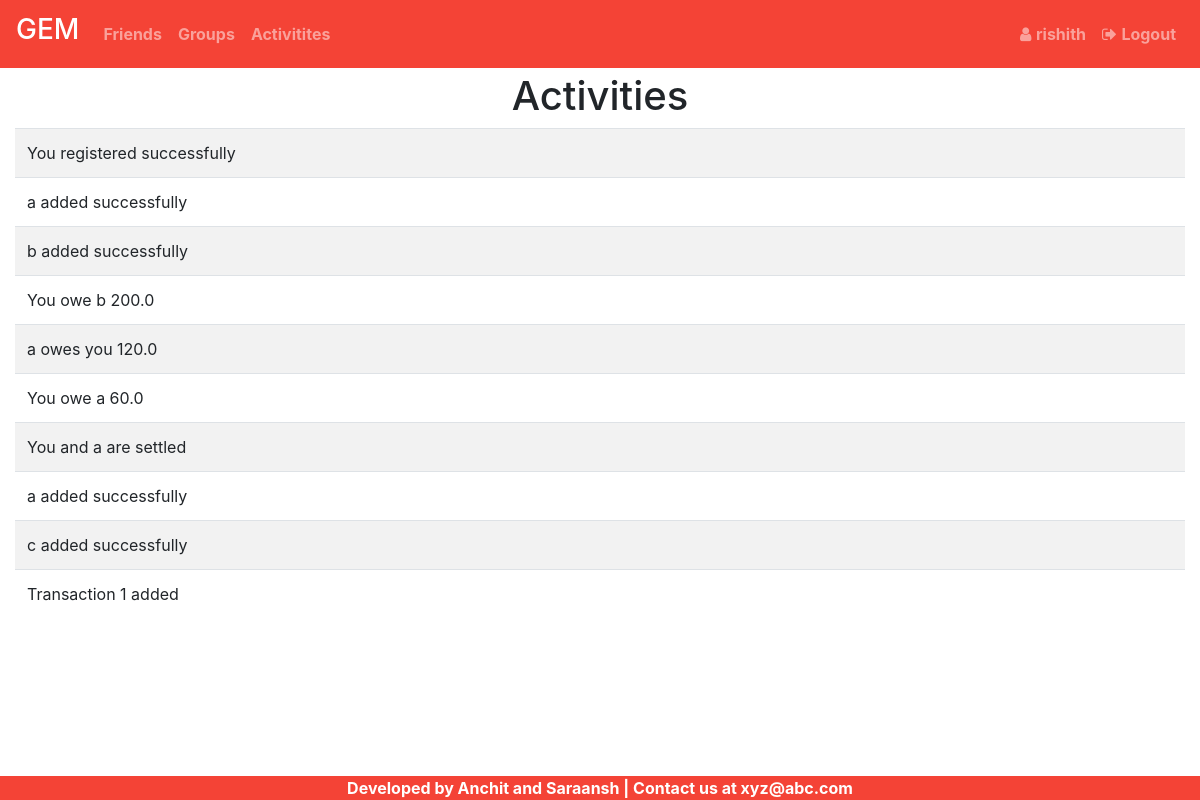
Page /activity/infinity (signed in) on the committed database.
### gem/models.py (models this page shows, shortened)
class User(UserMixin,db.Model):
	id=db.Column(db.Integer,primary_key=True)
	name=db.Column(db.String(100),index=True)
	username=db.Column(db.String(100),index=True,unique=True)
	email=db.Column(db.String(150),index=True,unique=True)
	pno=db.Column(db.String(20),index=True,unique=True)
	password=db.Column(db.String(100))
	city=db.Column(db.String(50))
	dob = db.Column(db.Date)
	gender = db.Column(db.String)
	friends=db.relationship('User',
		secondary=friends,
		primaryjoin=(friends.c.userID==id),
		secondaryjoin=(friends.c.friendID==id),
		lazy='dynamic'
	)

class ActivityLog(db.Model):
	id=db.Column(db.Integer,primary_key=True)
	user_id=db.Column(db.Integer)
	activity=db.Column(db.String(200))

### gem/routes.py (the view)
@gem.route('/activity/<username>',methods=['GET','POST'])
@login_required
def activity(username=None):
	del mem_list[:]
	if username is None:
		flash('Please login to proceed.')
		return redirect(url_for('login'))
	elif username!=current_user.username:
		flash('Access Denied 7')
		return redirect(url_for('activity',username=current_user.username))
	else:
		a = ActivityLog.query.filter_by(user_id=current_user.id).all()
		return render_template('activity.html',user=current_user,a=a)

### gem/models.py (called while the page is built)
@login.user_loader
def userloader(id):
	return User.query.get(int(id))

### gem/templates/activity.html
{% extends "base3.html" %}
{% block content %}
<br><br><br>
<h1 class="text-center"> Activities </h1>
<div class="container-fluid">
	<table class="table table-striped">
		{% for i in a %}
		<tr>
			<td> {{i.activity}} </td>
		</tr>
		{% endfor %}
	</table>
</div>
{% endblock %}

### gem/templates/base3.html (shortened to what this page needs)
<!DOCTYPE html>
<html>
<head>
	<link rel="stylesheet" href="https://maxcdn.bootstrapcdn.com/bootstrap/4.0.0/css/bootstrap.min.css">
	<link href="https://maxcdn.bootstrapcdn.com/font-awesome/4.7.0/css/font-awesome.min.css" rel="stylesheet">
</head>
<body>
		<nav class="navbar navbar-expand-sm navbar-dark fixed-top" style="background-color: #f44336">
		<div class="navbar-brand"><strong><h3>GEM</h3></strong></div>
		<div class="collapse navbar-collapse" id="nav-content">
			<ul class="navbar-nav">
				<li class="nav-item">
					<a href="{{url_for('friends',username=user.username)}}"><div class="nav-link"> <strong>Friends</strong> </div></a>
				</li>
				<li class="nav-item">
					<a href="{{url_for('groups',username=user.username)}}"><div class="nav-link"> <strong>Groups</strong> </div></a>
				</li>
				<li class="nav-item">
					<a href="{{url_for('activity',username=user.username)}}"><div class="nav-link"> <strong>Activitites</strong> </div></a>
				</li>
			</ul>
		</div>
		<div class="collapse navbar-collapse justify-content-end" id="nav-content1">
			<ul class="navbar-nav">
				<li class="nav-item">
					<a href="{{url_for('profile',name=user.username)}}"><div class="nav-link"><span class="fa fa-user"></span> <strong>{{user.name}}</strong> </div></a>
				</li>
				<li class="nav-item"><a class="nav-link" href="{{url_for('logout')}}"><span class="fa fa-sign-out"></span> <strong>Logout</strong></a></li>
			</ul>
		</div>
	</nav>
	{% block content %}
	{% endblock %}
	<div class="container-fluid fixed-bottom" style="background-color: #f44336;">
		<div class="text-center font-weight-bold" style="color: white">Developed by Anchit and Saraansh | Contact us at xyz@abc.com</div>
	</div>
</body>
</html>

### rows in the picture
User: name "rishith"
ActivityLog: activity "You registered successfully"
ActivityLog: activity "a added successfully"
ActivityLog: activity "b added successfully"
ActivityLog: activity "You owe b 200.0"
ActivityLog: activity "a owes you 120.0"
ActivityLog: activity "You owe a 60.0"
ActivityLog: activity "You and a are settled"
ActivityLog: activity "a added successfully"
ActivityLog: activity "c added successfully"
ActivityLog: activity "Transaction 1 added"
